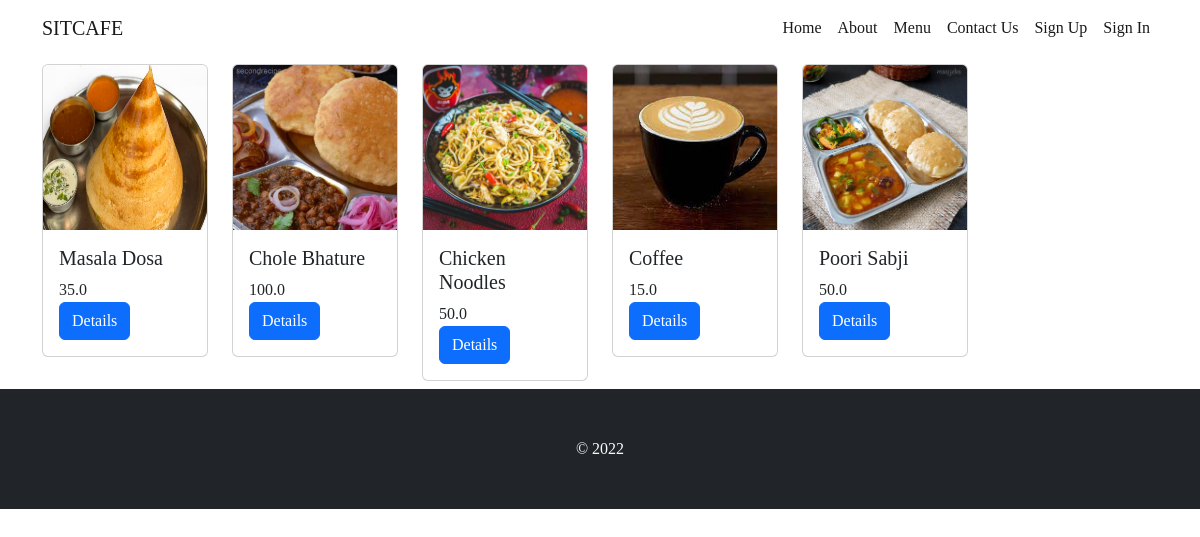
The page /food/menu/ on the database its author committed.
### food/models.py (models this page shows, shortened)
class Food(models.Model):
    category = models.ForeignKey(Cuisine, on_delete = models.DO_NOTHING)
    name = models.CharField(max_length=100)
    price = models.FloatField()
    description = models.TextField()
    secondary_description = models.TextField(blank=True)
    is_available = models.BooleanField(default=True)
    photo = models.ImageField(upload_to='food_images/')

### food/views.py (the view)
# urls.py: path('menu/',views.menu, name="menu"),
def menu(request):
    foods = Food.objects.all()
    context = {
        'foods':foods
    }
    return render(request,'food/menu.html', context)

### templates/food/menu.html (shortened to what this page needs)
{% extends 'base.html' %}
{% block content %}
<div class="container">
    <div class="row">
        {% for food in foods %}
            <div class="col-lg-2 col-sm-4 col-6">
                <div class="card my-2">
                    <img src="{{food.photo.url}}" alt="" class="card-img-top" height="165">
                    <div class="card-body">
                        <h5 class="h5">{{food.name}}</h5>
                        <div class="card-text">{{food.price}}</div>
                        <a href="{% url 'details' food.id %}"class="btn btn-primary">Details</a>
                    </div>
                </div>
            </div>
        {% endfor %}
    </div>
</div>
{% endblock content %}

### templates/base.html (shortened to what this page needs)
{% load static %}
<!DOCTYPE html>
<html lang="en">
<head>
    <link rel="stylesheet" href="{% static 'bs/bootstrap.min.css'%} ">
    <link rel="stylesheet" href="{% static 'css/style.css'%}">
    {% block cdn %}
    <link rel="stylesheet" href="https://cdn.jsdelivr.net/npm/bootstrap-icons@1.9.1/font/bootstrap-icons.css">
    {% endblock cdn %}
    {% block basecss %}
      <link rel="stylesheet" href="{% static 'css/base-style.css'%}">
    {% endblock basecss %}
</head>
<body>
    <nav class="navbar navbar-expand-lg">
        <div class="container">
          <a class="navbar-brand" href="#">SITCAFE</a>
          <div class="collapse navbar-collapse" id="navbarSupportedContent">
            <ul class="navbar-nav ms-auto mb-2 mb-lg-0">
              <li class="nav-item">
                <a class="nav-link active" aria-current="page" href="{%  url 'home'%}">Home</a>
              </li>
              <li class="nav-item">
                <a class="nav-link active" aria-current="page" href="{% url 'about_us'%}">About</a>
              </li>
              <li class="nav-item">
                <a class="nav-link active" aria-current="page" href="{% url 'menu'%}">Menu</a>
              </li>
              <li class="nav-item">
                <a class="nav-link active" aria-current="page" href="{% url 'contact_us'%}">Contact Us</a>
              </li>
              {% if user.is_authenticated %}
              <li class="nav-item">
                <a class="nav-link active" aria-current="page" href="{% url 'cart'%}">Cart</a>
              </li>
                <li class="nav-item dropdown">
                  <a class="nav-link dropdown-toggle" href="#" role="button" data-bs-toggle="dropdown" aria-expanded="false">
                    welcome, {{user.username}}
                  </a>
                  <ul class="dropdown-menu">
                    <li><a class="dropdown-item" href="#">Action</a></li>
                    <li><a class="dropdown-item" href="#">Another action</a></li>
                    <li><hr class="dropdown-divider"></li>
                    <li><a class="dropdown-item" href="{% url 'signout' %}">Log Out</a></li>
                  </ul>
                </li>
              {% else %}
                <li class="nav-item">
                  <a class="nav-link active" aria-current="page" href="{% url 'signup'%}">Sign Up</a>
                </li>
                <li class="nav-item">
                  <a class="nav-link active" aria-current="page" href="{% url 'signin'%}">Sign In</a>
                </li>
              {% endif %}
            </ul>
          </div>
        </div>
      </nav>
    {% block content %}
    {% endblock content %}
    <footer class="bg-dark text-light p-5 text-center ">
        &copy; 2022
    </footer>
</body>
</html>

### static/css/base-style.css (style rules this page uses)
body { font-family: 'Merriweather', serif; }
.navbar { color: white; }

### rows shown on the page
Food: photo (picture), name "Masala Dosa", price "35.0"
Food: photo (picture), name "Chole Bhature", price "100.0"
Food: photo (picture), name "Chicken Noodles", price "50.0"
Food: photo (picture), name "Coffee", price "15.0"
Food: photo (picture), name "Poori Sabji", price "50.0"
